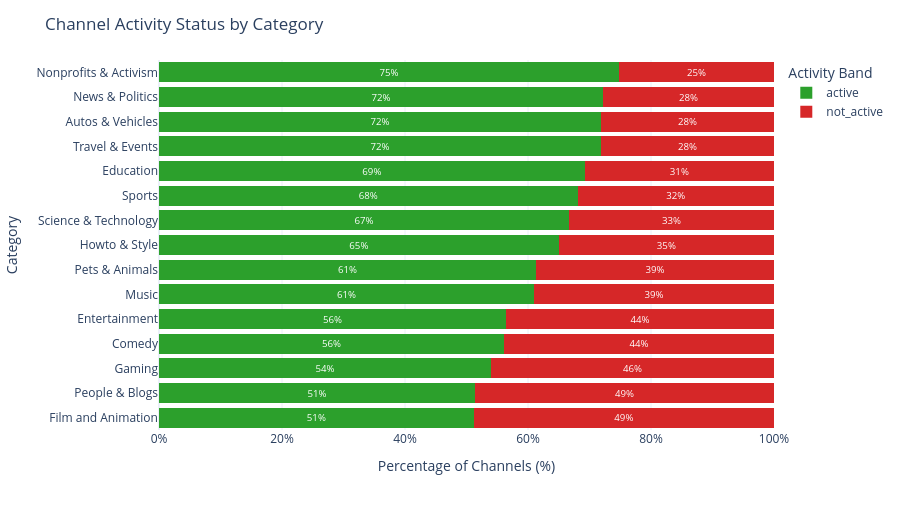

Source (notebook cell):
### Markdown cell above
### Exploratory View of Channel Activity by Category (Pre-Website)

Before exporting the final data for the website, I generate a lightweight exploratory visualization to validate how channel activity is distributed across content categories.

Using the API-enriched channel data, channels are grouped by category and classified into three activity bands for the target year:
- **active** (uploaded at least once until November 2025),
- **not_active**

This visualization serves as a **sanity check and exploratory summary**: it helps verify category-level patterns and relative differences before committing the processed results to a JSON format for use in the website. The plot itself is not part of the final website, but the underlying aggregated data is.

### Code cell
BAND_ORDER = ["active", "not_active"]

COLOR_MAP = {
    "active": "#2ca02c",
    "not_active": "#d62728"}

df_plot = df[df["category_cc"].notna()].copy()
if "activity_band_2025" not in df_plot.columns and "activity_band" in df_plot.columns:
    df_plot["activity_band_2025"] = df_plot["activity_band"]

df_plot["activity_band_2025"] = (
    df_plot["activity_band_2025"]
    .astype(str)
    .str.strip()
    .str.lower()
    .replace({
        "inactive": "not_active",
        "not active": "not_active",
        "notavailable": "not_active",
        "not available": "not_active",
        "no data available": "not_active",
        "nan": "not_active",
        "none": "not_active",
    })
)

df_plot.loc[~df_plot["activity_band_2025"].isin(BAND_ORDER), "activity_band_2025"] = "no_data_available"

sizes = df_plot["category_cc"].value_counts()
counts = (
    df_plot.groupby(["category_cc", "activity_band_2025"], observed=True)
    .size()
    .unstack(fill_value=0)
    .reindex(columns=BAND_ORDER, fill_value=0)
)

pct = counts.div(counts.sum(axis=1), axis=0).fillna(0) * 100
order_cats = pct.sort_values(by="active", ascending=False).index.tolist()
long = (
    pct.reset_index()
    .melt(id_vars="category_cc", var_name="band", value_name="pct")
    .merge(
        counts.reset_index().melt(id_vars="category_cc", var_name="band", value_name="count"),
        on=["category_cc", "band"],
        how="left",
    )
)

long["band"] = pd.Categorical(long["band"], categories=BAND_ORDER, ordered=True)
long["category_cc"] = pd.Categorical(long["category_cc"], categories=order_cats, ordered=True)

long["label"] = long["pct"].apply(lambda v: f"{v:.0f}%" if v >= 4 else "")

fig = px.bar(
    long,
    x="pct",
    y="category_cc",
    color="band",
    orientation="h",
    category_orders={"category_cc": order_cats, "band": BAND_ORDER},
    color_discrete_map=COLOR_MAP,
    text="label",
    custom_data=["band", "count"],
)

fig.update_traces(
    hovertemplate="<b>%{y}</b><br>Band: %{customdata[0]}<br>Percent: %{x:.1f}%<br>Count: %{customdata[1]:,}<extra></extra>",
    textposition="inside",
    insidetextanchor="middle",
    marker_line_width=0,
)

fig.update_layout(
    barmode="stack",
    title="Channel Activity Status by Category",
    xaxis_title="Percentage of Channels (%)",
    yaxis_title="Category",
    xaxis=dict(range=[0, 100], ticksuffix="%"),
    legend_title_text="Activity Band",
    template="plotly_white",
    height=max(420, 26 * len(order_cats) + 120),
)

fig.show()

### Figure 1 — Plotly figure (JSON) as saved in the notebook; plotly's stock layout.template omitted (floating-point values rounded to 4 significant figures)
{"data": [{"alignmentgroup": "True", "customdata": [["active", 2664], ["active", 2113], ["active", 5402], ["active", 12950], ["active", 3519], ["active", 10877], ["active", 7720], ["active", 14816], ["active", 1634], ["active", 725], ["active", 9463], ["active", 792], ["active", 3242], ["active", 3505], ["active", 1430]], "hovertemplate": "<b>%{y}</b><br>Band: %{customdata[0]}<br>Percent: %{x:.1f}%<br>Count: %{customdata[1]:,}<extra></extra>", "insidetextanchor": "middle", "legendgroup": "active", "marker": {"color": "#2ca02c", "line": {"width": 0}, "pattern": {"shape": ""}}, "name": "active", "offsetgroup": "active", "orientation": "h", "showlegend": true, "text": ["72%", "56%", "69%", "56%", "51%", "54%", "65%", "61%", "72%", "75%", "51%", "61%", "67%", "68%", "72%"], "textposition": "inside", "type": "bar", "x": [71.9, 56.09, 69.23, 56.42, 51.19, 54.0, 65.01, 61.01, 72.21, 74.82, 51.39, 61.3, 66.65, 68.08, 71.9], "xaxis": "x", "y": ["Autos & Vehicles", "Comedy", "Education", "Entertainment", "Film and Animation", "Gaming", "Howto & Style", "Music", "News & Politics", "Nonprofits & Activism", "People & Blogs", "Pets & Animals", "Science & Technology", "Sports", "Travel & Events"], "yaxis": "y"}, {"alignmentgroup": "True", "customdata": [["not_active", 1041], ["not_active", 1654], ["not_active", 2401], ["not_active", 10001], ["not_active", 3356], ["not_active", 9266], ["not_active", 4155], ["not_active", 9469], ["not_active", 629], ["not_active", 244], ["not_active", 8950], ["not_active", 500], ["not_active", 1622], ["not_active", 1643], ["not_active", 559]], "hovertemplate": "<b>%{y}</b><br>Band: %{customdata[0]}<br>Percent: %{x:.1f}%<br>Count: %{customdata[1]:,}<extra></extra>", "insidetextanchor": "middle", "legendgroup": "not_active", "marker": {"color": "#d62728", "line": {"width": 0}, "pattern": {"shape": ""}}, "name": "not_active", "offsetgroup": "not_active", "orientation": "h", "showlegend": true, "text": ["28%", "44%", "31%", "44%", "49%", "46%", "35%", "39%", "28%", "25%", "49%", "39%", "33%", "32%", "28%"], "textposition": "inside", "type": "bar", "x": [28.1, 43.91, 30.77, 43.58, 48.81, 46.0, 34.99, 38.99, 27.79, 25.18, 48.61, 38.7, 33.35, 31.92, 28.1], "xaxis": "x", "y": ["Autos & Vehicles", "Comedy", "Education", "Entertainment", "Film and Animation", "Gaming", "Howto & Style", "Music", "News & Politics", "Nonprofits & Activism", "People & Blogs", "Pets & Animals", "Science & Technology", "Sports", "Travel & Events"], "yaxis": "y"}], "layout": {"barmode": "stack", "height": 510, "legend": {"title": {"text": "Activity Band"}, "tracegroupgap": 0}, "margin": {"t": 60}, "title": {"text": "Channel Activity Status by Category"}, "xaxis": {"anchor": "y", "domain": [0, 1], "range": [0, 100], "ticksuffix": "%", "title": {"text": "Percentage of Channels (%)"}}, "yaxis": {"anchor": "x", "categoryarray": ["Film and Animation", "People & Blogs", "Gaming", "Comedy", "Entertainment", "Music", "Pets & Animals", "Howto & Style", "Science & Technology", "Sports", "Education", "Travel & Events", "Autos & Vehicles", "News & Politics", "Nonprofits & Activism"], "categoryorder": "array", "domain": [0, 1], "title": {"text": "Category"}}}}
